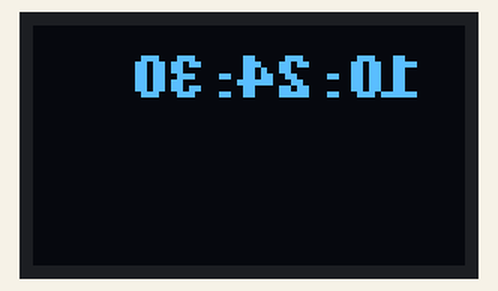
This program was run on a simulated Raspberry Pi (BCM pin numbers). Shown: 72×40 one-colour display. The clock reads 2024-03-15 10:24:30 at power-on unless the program sets it.

Above: at 0.53 s.
At 5.26 s:
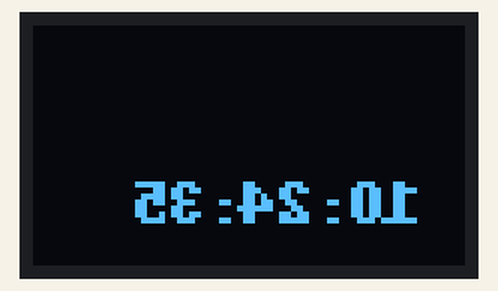
At 10.31 s:
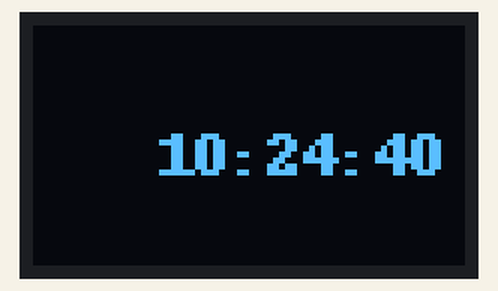
At 20.09 s:
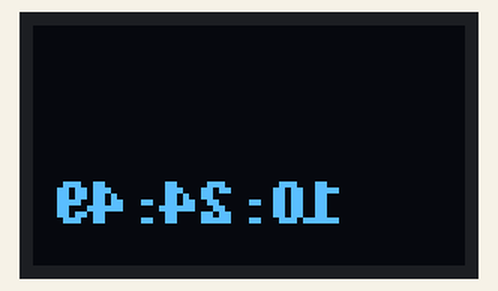
At 29.87 s:
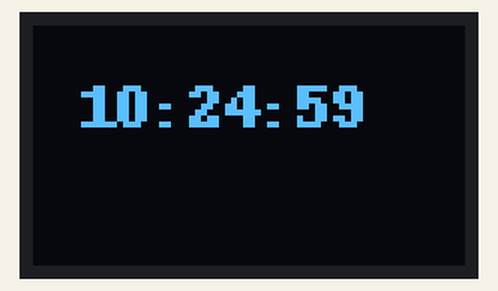
At 39.65 s:
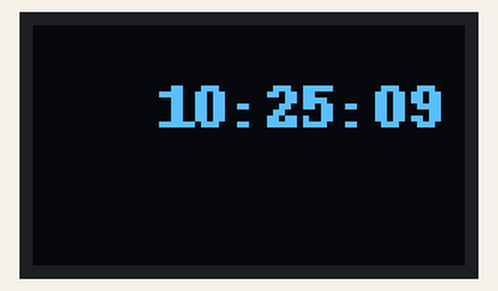

The program:

ssd3.py
```python
import board, busio
import adafruit_ssd1306
from PIL import Image, ImageDraw, ImageOps
import datetime
from time import sleep

SSD_ADDR = 0x3c
WIDTH = 72
HEIGHT = 40
MARGIN = 3

i2c = busio.I2C(board.SCL, board.SDA)
oled = adafruit_ssd1306.SSD1306_I2C(WIDTH, HEIGHT, i2c, addr=SSD_ADDR)

oled.fill(0)
oled.show()

x_pos = 36
y_pos = 20

x_inc = 4
y_inc = 4

mirror_flag = False  # 좌우 반전 토글 플래그

def dr_clock(xpos0, ypos0):
    global mirror_flag
    time_str = datetime.datetime.now().strftime('%H:%M:%S')
    img = Image.new("1", (WIDTH, HEIGHT))
    draw = ImageDraw.Draw(img)

    text_bbox = draw.textbbox((xpos0, ypos0), time_str)
    text_width = text_bbox[2] - text_bbox[0]
    text_height = text_bbox[3] - text_bbox[1]

    xpos0 = max(MARGIN, min(xpos0, oled.width - text_width - MARGIN))
    ypos0 = max(MARGIN, min(ypos0, oled.height - text_height - MARGIN))

    draw.text((xpos0, ypos0), time_str, fill=255)

    if mirror_flag:
        img = ImageOps.mirror(img)

    oled.image(img)

while True:
    # 텍스트 크기 미리 계산
    img_tmp = Image.new("1", (WIDTH, HEIGHT))
    draw_tmp = ImageDraw.Draw(img_tmp)
    time_str_tmp = datetime.datetime.now().strftime('%H:%M')
    bbox_tmp = draw_tmp.textbbox((0, 0), time_str_tmp)
    text_w = bbox_tmp[2] - bbox_tmp[0]
    text_h = bbox_tmp[3] - bbox_tmp[1]

    # 좌우 바운스 체크
    if x_pos >= oled.width - text_w - MARGIN:
        x_inc = -x_inc
        mirror_flag = not mirror_flag  # 좌우 충돌 시 반전 토글
    elif x_pos <= MARGIN:
        x_inc = -x_inc
        mirror_flag = not mirror_flag  # 좌우 충돌 시 반전 토글

    # 상하 바운스 체크
    if y_pos >= oled.height - text_h - MARGIN:
        y_inc = -y_inc
    elif y_pos <= MARGIN:
        y_inc = -y_inc

    x_pos += x_inc
    y_pos += y_inc

    dr_clock(x_pos, y_pos)
    oled.show()
```
